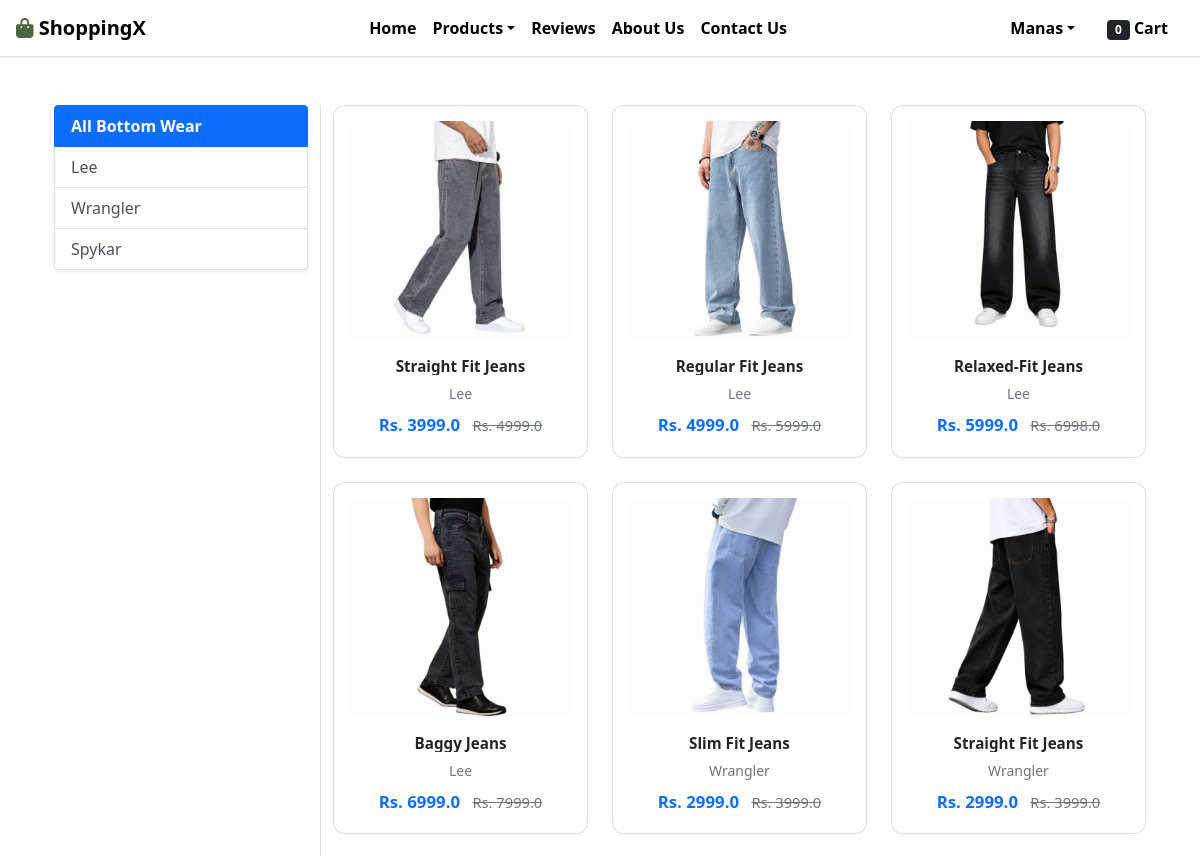
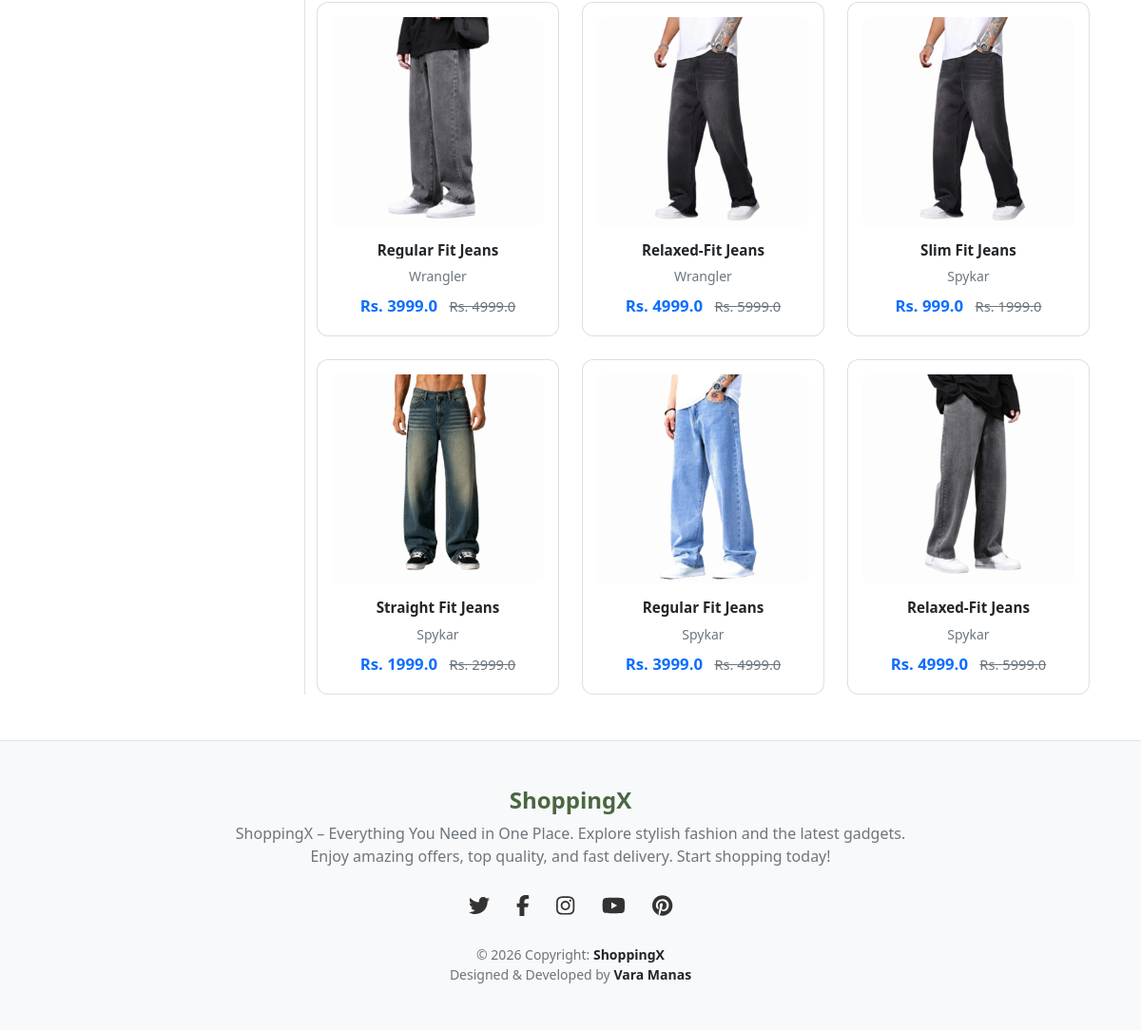
/bottomwear/ (signed in), run on the app's committed database (2 pictures, top to bottom).
### app/models.py (models this page shows, shortened)
class Product(models.Model):
    title = models.CharField(max_length=100)
    selling_price = models.FloatField()
    discounted_price = models.FloatField()
    description = models.TextField()
    brand = models.CharField(choices=BRAND_CHOICES, max_length=100)
    category = models.CharField(choices=CATEGORY_CHOICES, max_length=2)
    product_image = models.ImageField(upload_to='productimg')

### app/views.py (the view)
# urls.py: path('bottomwear/', views.bottomwear, name='bottomwear'),
@login_required
def bottomwear(request, data=None):
    if data is None:
        bottomwears = Product.objects.filter(category='BW')
    else:
        bottomwears = Product.objects.filter(category='BW', brand=data)
    totalitem = 0
    if request.user.is_authenticated:
        totalitem = Cart.objects.filter(user=request.user).count()
    return render(request, 'app/bottomwear.html', {
        'bottomwear': bottomwears,
        'totalitem': totalitem
    })

### app/templates/app/bottomwear.html (shortened to what this page needs)
{% extends 'app/base.html' %}
{% load static %}
{% block main-content %}
<div class="container my-5">
 <div class="row">
  <div class="col-sm-3 border-end">
   <div class="list-group shadow-sm mb-4">
    <a href="{% url 'bottomwear' %}" class="list-group-item list-group-item-action fw-bold {% if not request.resolver_match.kwargs.data %}active{% endif %}">All Bottom Wear</a>
    <a href="{% url 'bottomweardata' 'Lee' %}" class="list-group-item list-group-item-action {% if request.resolver_match.kwargs.data == 'Lee' %}active{% endif %}">Lee</a>
    <a href="{% url 'bottomweardata' 'Wrangler' %}" class="list-group-item list-group-item-action {% if request.resolver_match.kwargs.data == 'Wrangler' %}active{% endif %}">Wrangler</a>
    <a href="{% url 'bottomweardata' 'Spykar' %}" class="list-group-item list-group-item-action {% if request.resolver_match.kwargs.data == 'Spykar' %}active{% endif %}">Spykar</a>
   </div>
  </div>
  <div class="col-sm-9">
   <div class="row row-cols-1 row-cols-md-3 g-4">
    {% for product in bottomwear %}
     <div class="col">
      <a href="{% url 'product-detail' product.id %}" class="card-link">
        <div class="card product-card-custom">
         <div class="product-img-container">
          <img src="{{ product.product_image.url }}" alt="{{ product.title }}">
         </div>
         <div class="card-body pt-3 pb-1 px-1">
          <h6 class="fw-bold text-dark text-truncate mb-2" style="font-size: 0.95rem;">{{ product.title }}</h6>
          <p class="text-muted small mb-2">{{ product.brand }}</p>
          <div class="fw-bold text-primary mb-0" style="font-size: 1.05rem;">
           Rs. {{ product.discounted_price }}
           <small class="text-decoration-line-through text-muted small ms-2 fw-normal">Rs. {{ product.selling_price }}</small>
          </div>
         </div>
        </div>
      </a>
     </div>
    {% empty %}
     <div class="col-12 text-center py-5">
      <h4 class="text-muted">No Bottom Wear available for this selection!</h4>
     </div>
    {% endfor %}
   </div>
  </div>
 </div>
</div>
{% endblock main-content %}

### app/templates/app/base.html (shortened to what this page needs)
<!doctype html>
{% load static %}
<html lang="en">
<head>
    <link href="https://cdn.jsdelivr.net/npm/bootstrap@5.0.0-beta1/dist/css/bootstrap.min.css" rel="stylesheet">
    <link rel="stylesheet" href="https://cdnjs.cloudflare.com/ajax/libs/OwlCarousel2/2.3.4/assets/owl.carousel.min.css">
    <link rel="stylesheet" href="https://cdnjs.cloudflare.com/ajax/libs/OwlCarousel2/2.3.4/assets/owl.theme.default.min.css">
    <link rel="stylesheet" href="https://cdnjs.cloudflare.com/ajax/libs/font-awesome/5.15.4/css/all.min.css">
    <link rel="stylesheet" href="{% static 'app/css/all.min.css' %}">
    <link rel="stylesheet" href="{% static 'app/css/style.css' %}">
</head>
<body>
    <nav class="navbar navbar-expand-lg navbar-light">
        <div class="container-fluid px-3">
            <a class="navbar-brand fw-bold ms-3" href="/">
                <i class="fas fa-shopping-bag" style="color: #4a6741;"></i> ShoppingX
            </a>
            <div class="collapse navbar-collapse" id="navbarSupportedContent">
                <ul class="navbar-nav mx-auto mb-2 mb-lg-0">
                    <li class="nav-item"><a class="nav-link" href="/">Home</a></li>
                    {% if request.user.is_authenticated %}
                        <li class="nav-item dropdown custom-dropdown">
                            <a class="nav-link dropdown-toggle" href="#" id="productsDropdown" role="button" data-bs-toggle="dropdown">Products</a>
                        </li>
                        <li class="nav-item"><a class="nav-link" href="{% url 'review' %}">Reviews</a></li>
                    {% endif %}
                    <li class="nav-item"><a class="nav-link" href="{% url 'about' %}">About Us</a></li>
                    <li class="nav-item"><a class="nav-link" href="{% url 'contact' %}">Contact Us</a></li>
                </ul>
                <ul class="navbar-nav mb-2 mb-lg-0 me-3">
                    {% if request.user.is_authenticated %}
                    <li class="nav-item dropdown custom-dropdown mx-2">
                        <a class="nav-link dropdown-toggle" href="#" id="profileDropdown" role="button" data-bs-toggle="dropdown">{{ request.user.username|capfirst }}</a>
                    </li>
                    <li class="nav-item mx-2">
                        <a href="{% url 'showcart' %}" class="nav-link">
                            <span class="badge bg-dark cart-badge-animation">{% if totalitem %}{{ totalitem }}{% else %}0{% endif %}</span> Cart
                        </a>
                    </li>
                    {% else %}
                    <li class="nav-item mx-2"><a href="{% url 'login' %}" class="nav-link">Login</a></li>
                    <li class="nav-item mx-2"><a href="{% url 'customerregistration' %}" class="nav-link">Registration</a></li>
                    {% endif %}
                </ul>
            </div>
        </div>
    </nav>
    <div class="container my-4">
        {% block main-content %}{% endblock main-content %}
    </div>
    <footer class="text-center text-lg-start bg-light text-muted py-5 mt-5 border-top">
      <div class="container text-center">
        <h4 class="fw-bold" style="color: #4a6741;">ShoppingX</h4>
        <p class="text-muted col-lg-8 mx-auto">
          ShoppingX – Everything You Need in One Place. Explore stylish fashion and the latest gadgets. Enjoy amazing offers, top quality, and fast delivery. Start shopping today!
        </p>
        <div class="social-icons my-4">
          <a href="#" target="_blank"><i class="fab fa-twitter"></i></a>
          <a href="#" target="_blank"><i class="fab fa-facebook-f"></i></a>
          <a href="#" target="_blank"><i class="fab fa-instagram"></i></a>
          <a href="#" target="_blank"><i class="fab fa-youtube"></i></a>
          <a href="#" target="_blank"><i class="fab fa-pinterest"></i></a>
        </div>
        <div class="text-center text-muted small">
          © 2026 Copyright: <span class="fw-bold text-dark">ShoppingX</span>
          <p class="mb-0">Designed & Developed by <span class="fw-bold text-dark">Vara Manas</span></p>
        </div>
      </div>
    </footer>
</body>
</html>

### app/static/app/css/style.css (style rules this page uses)
body { animation: fadeIn 1.5s ease-in; margin: 0 !important; padding: 0 !important; width: 100% !important; max-width: 100%; overflow-x: hidden; min-height: 100vh; }

### app/templates/app/base.html (style rules this page uses)
* { margin: 0; padding: 0; box-sizing: border-box; }
html, body { width: 100% !important; max-width: 100% !important; overflow-x: hidden !important; margin-top: 0 !important; padding-top: 0 !important; touch-action: pan-x pan-y; }
.container-fluid { padding-left: 0 !important; padding-right: 0 !important; margin-top: 0 !important; padding-top: 0 !important; }
.navbar { background-color: #ffffff !important; border-bottom: 1px solid #ddd; margin-top: 0 !important; top: 0 !important; }
.navbar-nav .nav-link { color: #000000 !important; font-weight: bold; }
.navbar-brand { color: #000000 !important; }
.cart-badge-animation { display: inline-block; animation: pulse-animation 1.5s infinite; }
.social-icons a { display: inline-block; margin: 0 12px; color: #333; font-size: 22px; transition: transform 0.3s ease, color 0.3s ease; }
.container { animation: pageSlideUp 0.8s ease-in-out; }
.card { transition: transform 0.3s ease, box-shadow 0.3s ease; }

### app/templates/app/bottomwear.html (style rules this page uses)
.card-link { text-decoration: none !important; display: block; color: initial; }
.product-card-custom { border: 1px solid rgba(0,0,0,0.125) !important; border-radius: 12px !important; background-color: #ffffff; padding: 15px; transition: all 0.3s ease-in-out !important; height: 100%; text-align: center; }
.product-img-container { overflow: hidden; position: relative; border-radius: 8px; height: 220px; background-color: #fdfdfd; display: flex; align-items: center; justify-content: center; }
.product-img-container img { max-width: 100%; max-height: 100%; object-fit: contain; transition: transform 0.4s ease-in-out !important; }

### data on the page
Product: product_image (picture), title "Straight Fit Jeans", brand "Lee", discounted_price "3999.0", selling_price "4999.0"
Product: product_image (picture), title "Regular Fit Jeans", brand "Lee", discounted_price "4999.0", selling_price "5999.0"
Product: product_image (picture), title "Relaxed-Fit Jeans", brand "Lee", discounted_price "5999.0", selling_price "6998.0"
Product: product_image (picture), title "Baggy Jeans", brand "Lee", discounted_price "6999.0", selling_price "7999.0"
Product: product_image (picture), title "Slim Fit Jeans", brand "Wrangler", discounted_price "2999.0", selling_price "3999.0"
Product: product_image (picture), title "Straight Fit Jeans", brand "Wrangler", discounted_price "2999.0", selling_price "3999.0"
Product: product_image (picture), title "Regular Fit Jeans", brand "Wrangler", discounted_price "3999.0", selling_price "4999.0"
Product: product_image (picture), title "Relaxed-Fit Jeans", brand "Wrangler", discounted_price "4999.0", selling_price "5999.0"
Product: product_image (picture), title "Slim Fit Jeans", brand "Spykar", discounted_price "999.0", selling_price "1999.0"
Product: product_image (picture), title "Straight Fit Jeans", brand "Spykar", discounted_price "1999.0", selling_price "2999.0"
Product: product_image (picture), title "Regular Fit Jeans", brand "Spykar", discounted_price "3999.0", selling_price "4999.0"
Product: product_image (picture), title "Relaxed-Fit Jeans", brand "Spykar", discounted_price "4999.0", selling_price "5999.0"

### other printed values
{{ request.user.username|capfirst }} "Manas"
